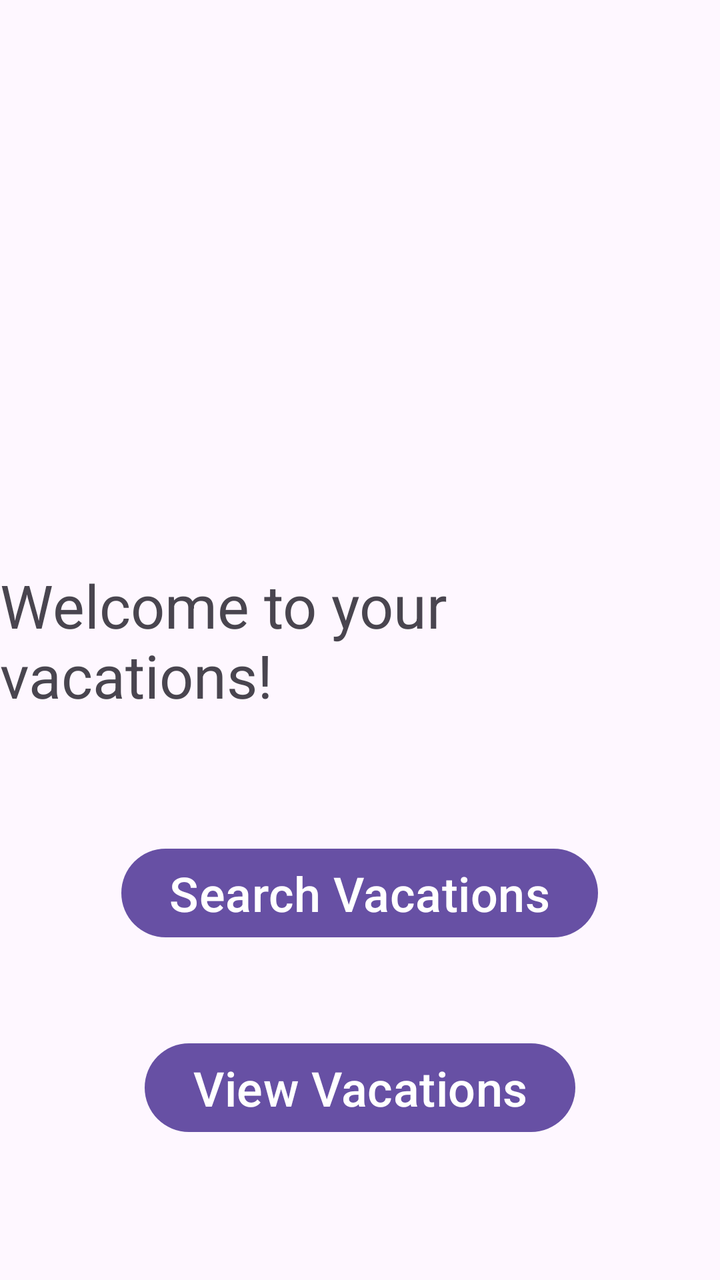
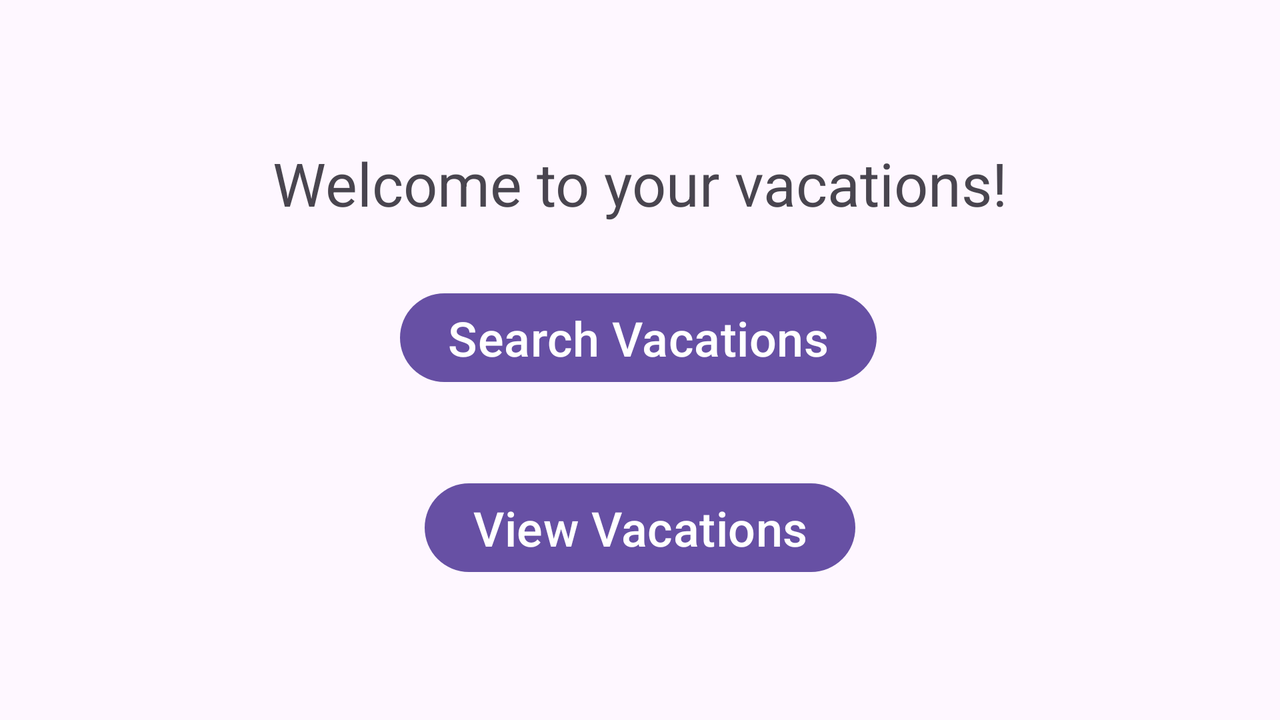

The same Android screen from two of the app's own layout files: first res/layout/ as a phone draws it, then the repository's variant for another configuration, drawn on a device whose configuration selects that folder. Both files follow.
<!-- AndroidManifest.xml: application theme Theme.D308VacationPlanner -->
<!-- res/layout/activity_main.xml -->
<?xml version="1.0" encoding="utf-8"?>
<androidx.constraintlayout.widget.ConstraintLayout xmlns:android="http://schemas.android.com/apk/res/android"
    xmlns:app="http://schemas.android.com/apk/res-auto"
    xmlns:tools="http://schemas.android.com/tools"
    android:id="@+id/main"
    android:layout_width="match_parent"
    android:layout_height="match_parent"
    android:fitsSystemWindows="true"
    tools:context=".UI.MainActivity">

    <TextView
        android:layout_width="wrap_content"
        android:layout_height="wrap_content"
        android:text="Welcome to your vacations!"
        android:textSize="30dp"
        app:layout_constraintBottom_toBottomOf="parent"
        app:layout_constraintEnd_toEndOf="parent"
        app:layout_constraintStart_toStartOf="parent"
        app:layout_constraintTop_toTopOf="parent" />


    <Button
        android:id="@+id/view_vacations_button"
        android:layout_width="wrap_content"
        android:layout_height="wrap_content"
        android:layout_marginBottom="70dp"
        android:text="View Vacations"
        android:textSize="24sp"
        app:layout_constraintBottom_toBottomOf="parent"
        app:layout_constraintLeft_toLeftOf="parent"
        app:layout_constraintRight_toRightOf="parent" />

    <Button
        android:id="@+id/search_vacations_button"
        android:layout_width="wrap_content"
        android:layout_height="wrap_content"
        android:layout_marginBottom="45dp"
        android:text="Search Vacations"
        android:textSize="24sp"
        app:layout_constraintBottom_toTopOf="@+id/view_vacations_button"
        app:layout_constraintEnd_toEndOf="parent"
        app:layout_constraintHorizontal_bias="0.498"
        app:layout_constraintStart_toStartOf="parent" />

</androidx.constraintlayout.widget.ConstraintLayout>
<!-- resources referenced by this layout -->
<resources>
  <!-- from res/values-v23/ -->
  <style name="Theme.D308VacationPlanner" parent="Base.Theme.D308VacationPlanner">
          
          <item name="android:navigationBarColor">@android:color/transparent</item>
          <item name="android:statusBarColor">@android:color/transparent</item>
          <item name="android:windowLightStatusBar">?attr/isLightTheme</item>
      </style>
  <style name="Base.Theme.D308VacationPlanner" parent="Theme.Material3.DayNight">
          
          
      </style>
</resources>
<!-- res/layout-land/activity_main.xml (the repository's variant of the layout above) -->
<!-- drawn on the phone turned sideways -->
<?xml version="1.0" encoding="utf-8"?>
<androidx.constraintlayout.widget.ConstraintLayout xmlns:android="http://schemas.android.com/apk/res/android"
    xmlns:app="http://schemas.android.com/apk/res-auto"
    xmlns:tools="http://schemas.android.com/tools"
    android:id="@+id/main"
    android:layout_width="match_parent"
    android:layout_height="match_parent"
    android:fitsSystemWindows="true"
    tools:context=".UI.MainActivity">

    <Button
        android:id="@+id/search_vacations_button"
        android:layout_width="wrap_content"
        android:layout_height="wrap_content"
        android:layout_marginBottom="12dp"
        android:text="Search Vacations"
        android:textSize="24sp"
        app:layout_constraintBottom_toTopOf="@+id/view_vacations_button"
        app:layout_constraintEnd_toEndOf="parent"
        app:layout_constraintHorizontal_bias="0.498"
        app:layout_constraintStart_toStartOf="parent"
        app:layout_constraintTop_toBottomOf="@+id/textView" />


    <TextView
        android:id="@+id/textView"
        android:layout_width="wrap_content"
        android:layout_height="wrap_content"
        android:text="Welcome to your vacations!"
        android:textSize="30dp"
        app:layout_constraintBottom_toBottomOf="parent"
        app:layout_constraintEnd_toEndOf="parent"
        app:layout_constraintStart_toStartOf="parent"
        app:layout_constraintTop_toTopOf="parent"
        app:layout_constraintVertical_bias="0.223" />

    <Button
        android:id="@+id/view_vacations_button"
        android:layout_width="wrap_content"
        android:layout_height="wrap_content"
        android:layout_marginBottom="70dp"
        android:text="View Vacations"
        android:textSize="24sp"
        app:layout_constraintBottom_toBottomOf="parent"
        app:layout_constraintLeft_toLeftOf="parent"
        app:layout_constraintRight_toRightOf="parent" />

</androidx.constraintlayout.widget.ConstraintLayout>
